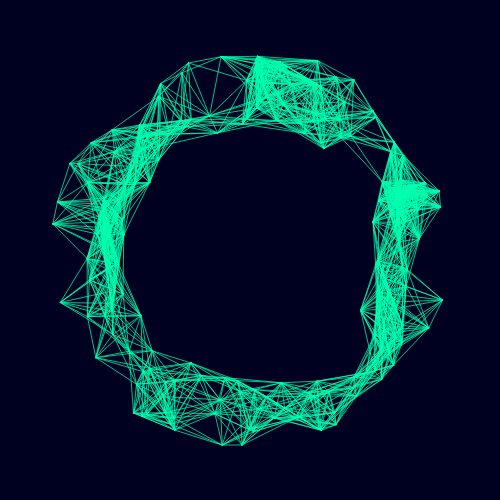
Frame 1 (no input)
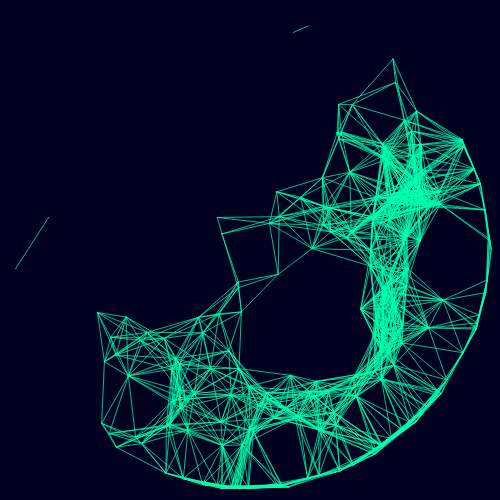
Frame 60 (no input)
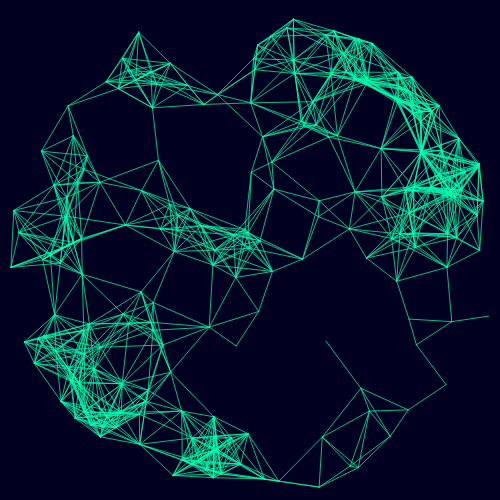
Frame 120 (the mouse pressed at the canvas centre since frame 60)

The p5.js sketch that drew these frames (run headless with seeded random() and noise() and a simulated clock; from frame 60 on, the mouse is pressed at the canvas centre):

// p5.js sketch
// ── sketch.js
// https://openprocessing.org/sketch/659736

var constellation = [];
var n;
var d;

function setup() {
  createCanvas(500, 500);
  pixelDensity(1); // Set 1 because it's too slow on firefox
  //pixelDensity(displayDensity());
  n = 200;

  for (var i = 0; i <= n; i++) {
    constellation.push(new star());
  }
  strokeWeight(0.75);
  stroke("#00FFaF");
}

function draw() {
  background("#000020");

  for (var i = 0; i < constellation.length; i++) {
    constellation[i].update();
    for (var j = 0; j < constellation.length; j++) {
      if (i > j) {
        // "if (i > j)" => to check one time distance between two stars
        d = constellation[i].loc.dist(constellation[j].loc); // Distance between two stars
        if (d <= width / 8) {
          // if d is less than width/10 px, we draw a line between the two stars
          line(
            constellation[i].loc.x,
            constellation[i].loc.y,
            constellation[j].loc.x,
            constellation[j].loc.y
          );
        }
      }
    }
  }
}

function star() {
  this.a = random(5 * TAU); // "5*TAU" => render will be more homogeneous
  this.r = random(width * 0.4, width * 0.25); // first position will looks like a donut
  this.loc = createVector(
    width / 2 + sin(this.a) * this.r,
    height / 2 + cos(this.a) * this.r
  );
  this.speed = createVector();
  this.speed = p5.Vector.random2D();
  //this.speed.random2D();
  this.bam = createVector();
  this.m;

  this.update = function () {
    this.bam = p5.Vector.random2D(); // movement of star will be a bit erractic
    //this.bam.random2D();
    this.bam.mult(0.45);
    this.speed.add(this.bam);
    // speed is done according distance between loc and the mouse :
    this.m = constrain(
      map(dist(this.loc.x, this.loc.y, mouseX, mouseY), 0, width, 8, 0.05),
      0.05,
      8
    ); // constrain => avoid returning "not a number"
    this.speed.normalize().mult(this.m);

    // No colision detection, instead loc is out of bound
    // it reappears on the opposite side :
    if (
      dist(this.loc.x, this.loc.y, width / 2, height / 2) >
      (width / 2) * 0.98
    ) {
      if (this.loc.x < width / 2) {
        this.loc.x = width - this.loc.x - 4; // "-4" => avoid blinking stuff
      } else if (this.loc.x > width / 2) {
        this.loc.x = width - this.loc.x + 4; // "+4"  => avoid blinking stuff
      }
      if (this.loc.y < height / 2) {
        this.loc.y = width - this.loc.y - 4;
      } else if (this.loc.x > height / 2) {
        this.loc.y = width - this.loc.y + 4;
      }
    }
    this.loc = this.loc.add(this.speed);
  }; // End of update()
} // End of class
